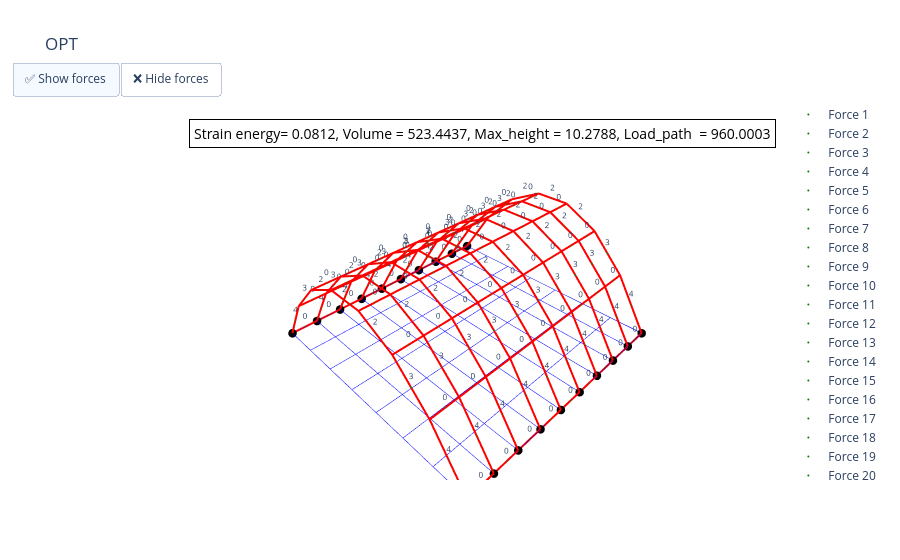

Notebook code cell kept with this figure:
### Code cell
##### Visual
#############################################################################################################
## Visualization 1
x_orig = grid_points[:, 0].cpu().detach().numpy()
y_orig = grid_points[:, 1].cpu().detach().numpy()
z_orig = grid_points[:, 2].cpu().detach().numpy()

x_fdm = new_node_coords[:, 0].cpu().detach().numpy()
y_fdm = new_node_coords[:, 1].cpu().detach().numpy()
z_fdm = new_node_coords[:, 2].cpu().detach().numpy()

Max_height = max(z_fdm)
Volume = sum(Beam_lens)
fig = go.Figure()

for connection in connectivity:
    i, j = connection
    fig.add_trace(go.Scatter3d(
        x=[x_orig[i-1], x_orig[j-1]],
        y=[y_orig[i-1], y_orig[j-1]],
        z=[z_orig[i-1], z_orig[j-1]],
        mode='lines',
        line=dict(color='blue', width=1),
        name='Grid',
        showlegend=False
    ))

for connection in connectivity:
    i, j = connection
    fig.add_trace(go.Scatter3d(
        x=[x_fdm[i-1], x_fdm[j-1]],
        y=[y_fdm[i-1], y_fdm[j-1]],
        z=[z_fdm[i-1], z_fdm[j-1]],
        mode='lines',
        line=dict(color='red', width=4),
        name='FDM solution',
        showlegend=False
    ))


for node in Fixed_nodes:
    fig.add_trace(go.Scatter3d(
        x=[x_fdm[node-1]],
        y=[y_fdm[node-1]],
        z=[z_fdm[node-1]],
        mode='markers+text',
        marker=dict(size=5, color='black'),
        name=f'Fixed Node {node}',
        showlegend=False
    ))
    

force_traces = []
force_np = force.cpu().detach().numpy() 
for idx, connection in enumerate(connectivity):
    i, j = connection
    mid_x = (x_fdm[i-1] + x_fdm[j-1]) / 2
    mid_y = (y_fdm[i-1] + y_fdm[j-1]) / 2
    mid_z = (z_fdm[i-1] + z_fdm[j-1]) / 2
    trace = go.Scatter3d(
        x=[mid_x],
        y=[mid_y],
        z=[mid_z],
        mode='markers+text',
        marker=dict(size=1, color='green'),
        text=[f"{force_np[idx]:.0f}"],
        textposition='top center',
        textfont=dict(size=8),
        name=f'Force {idx+1}',
        visible=True
    )
    force_traces.append(trace)
    fig.add_trace(trace)

fig.update_layout(
    updatemenus=[
        dict(
            type="buttons",
            direction="right",
            x=0.1,
            y=1.1,
            buttons=[
                dict(
                    label="✅ Show forces",
                    method="update",
                    args=[{"visible": [True] * len(fig.data)}],
                ),
                dict(
                    label="❌ Hide forces",
                    method="update",
                    args=[{"visible": [True] * (len(fig.data) - len(force_traces)) + [False] * len(force_traces)}],
                )
            ]
        )
    ],
    scene=dict(
        xaxis=dict(
            showbackground=False,
            showgrid=False,
            showline=False,
            showticklabels=False,
            title=''
        ),
        yaxis=dict(
            showbackground=False,
            showgrid=False,
            showline=False,
            showticklabels=False,
            title=''
        ),
        zaxis=dict(
            showbackground=False,
            showgrid=False,
            showline=False,
            showticklabels=False,
            title=''
        ),
        aspectmode='data'
    ),
    title='OPT',
    annotations=[
        dict(
            x=0.05,  # X position (0-1, left to right)
            y=0.95,  # Y position (0-1, bottom to top)
            xref="paper",
            yref="paper",
            text=f"Strain energy= {Total_ES:.4f}, Volume = {Volume:.4f}, Max_height = {Max_height:.4f}, Load_path  = {load_path :.4f}",
            showarrow=False,
            font=dict(
                size=14,
                color="black"
            ),
            bgcolor="white",
            bordercolor="black",
            borderwidth=1,
            borderpad=4
        )
    ]
)
fig.show()

fig.write_html("E_strain Opt(XZ).html")
